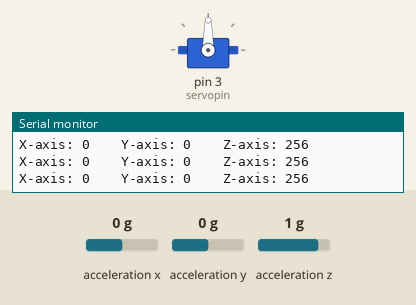
The sketch below on a simulated Arduino Uno, built with avr-gcc and run on an emulated ATmega328P. On the bench: servo, the last lines printed to the serial monitor. Wiring (inferred from the names in the program): ADXL345 accelerometer at I2C address 0x53. The test bench sets the inputs (shaded band); at power-on: acceleration x 0 g, acceleration y 0 g, acceleration z 1 g.

Above: at 1.2 s.
1.3 s: acceleration x set to -1.4 g
At 1.9 s:
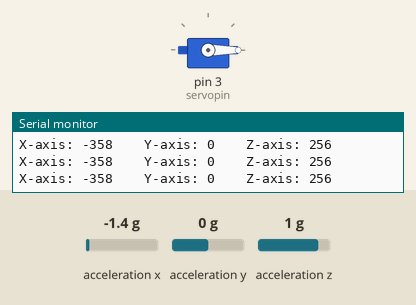
2.9 s: acceleration x set to 0.8 g
At 4.1 s:
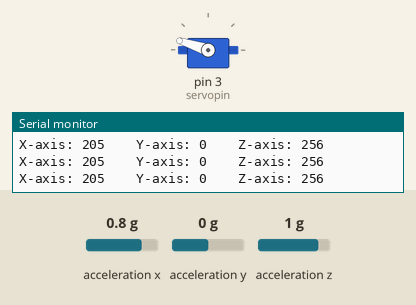
4.5 s: acceleration x set to 1.4 g
At 5.1 s:
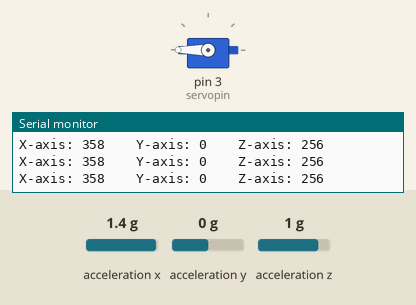
6.1 s: acceleration x set to 0 g
At 7.2 s:
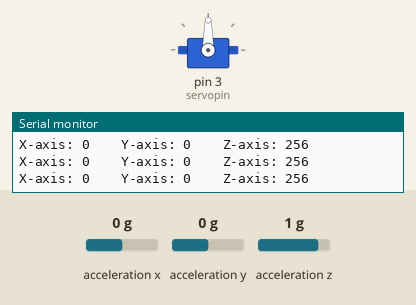
Timing chart, 0 to 8.7 s (numbered marks = the images above; inputs shaded):
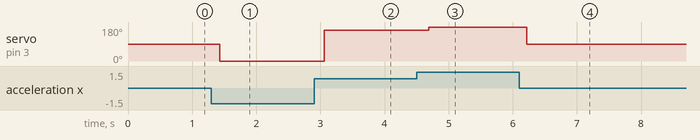

Measured:
- after the input at 1.3 s, servo on pin 3 (servopin): 90° → 0° after 0.13 s
- after the input at 2.9 s, servo on pin 3 (servopin): 0° → 162° after 0.16 s
- after the input at 4.5 s, servo on pin 3 (servopin): 162° → 180° after 0.19 s
- after the input at 6.1 s, servo on pin 3 (servopin): 180° → 90° after 0.11 s

The sketch:

Servo_accleometer.ino
```cpp
#include<Servo.h>
#include <Wire.h>

Servo S;

int ADXL345 = 0x53;
int X_out, Y_out, Z_out;
int servopin=3;

void setup() {
  Serial.begin(9600);
  Wire.begin();

  Wire.beginTransmission(ADXL345);
  Wire.write(0x2D); //talk to POWER_CTL Register - 0x2D

  Wire.write(8); // Bit D3 High for measuring enable (8dec -> 0000 1000 binary)
  Wire.endTransmission();
  delay(10);

  S.attach(servopin);

}

void loop() {
  Wire.beginTransmission(ADXL345);
  Wire.write(0x32);
  Wire.endTransmission(false);
  Wire.requestFrom(ADXL345, 6, true);

  X_out = ( Wire.read() | Wire.read() << 8);
  Y_out = ( Wire.read() | Wire.read() << 8);
  Z_out = ( Wire.read() | Wire.read() << 8);


  Serial.print("X-axis: ");
  Serial.print(X_out);
  Serial.print("    ");
  Serial.print("Y-axis: ");
  Serial.print(Y_out);
  Serial.print("    ");
  Serial.print("Z-axis: ");
  Serial.println(Z_out);
  delay(100);

int angle=map(X_out,-255,255,0,180);
S.write(angle);

}
```
